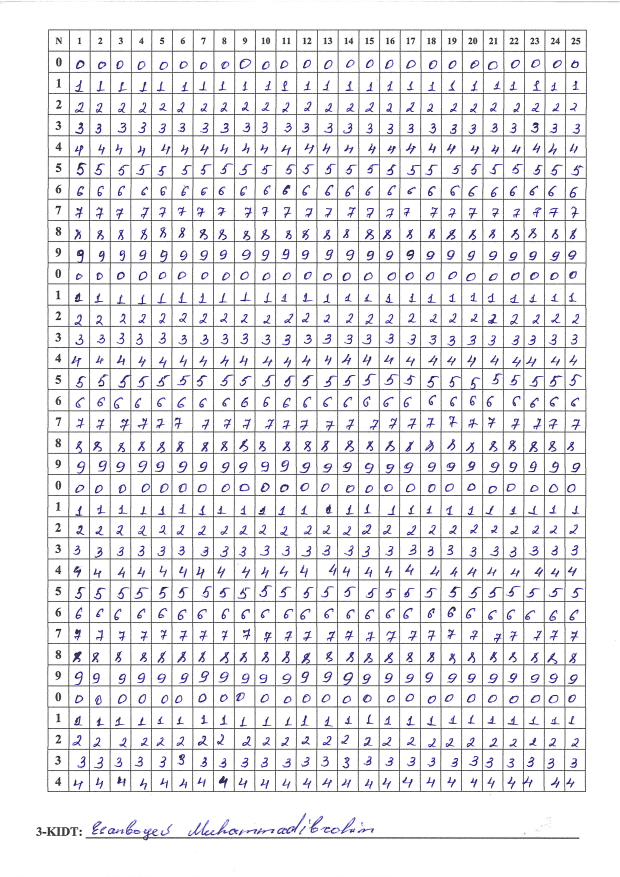
#> input picture Practice/DigitRecognizer-NN/raw-images/18.jpg, 2480 x 3507 px, found by its file name (shown at 1/4 size)
$ python grok.py
#> lines starting #> are read from the running program, lines starting #| are printed output that depends on the picture
from PIL import Image, ImageDraw

def find_corners(image: Image, black_threshold=60) -> list:
    # Rasmni grayscale qilish
    if image.mode != "L":
        image = image.convert("L")
    width, height = image.size
    pixels = image.load()

    # Eng chekka qora nuqtalarni topish uchun dastlabki qiymatlar
    min_x = width
    max_x = 0
    min_y = height
    max_y = 0
    area = 400
    botpad = 300

    # Qora piksellarni topish
    black_points = []
    for y in range(50, area):
        for x in range(50, area):
            wx = width - x
            hy = height - y - botpad
            if pixels[x, y] < black_threshold:
                black_points.append((x, y))
            if pixels[wx, y] < black_threshold:
                black_points.append((wx, y))
            if pixels[x, hy] < black_threshold:
                black_points.append((x, hy))
            if pixels[wx, hy] < black_threshold:
                black_points.append((wx, hy))
            # Eng chekka nuqtalarni yangilash
            min_x = min(min_x, x)
            max_x = max(max_x, wx)
            min_y = min(min_y, y)
            max_y = max(max_y, hy)

    if not black_points:
        print("Qora piksellar topilmadi! black_threshold ni sozlang.")
        return [(0, 0), (0, 0), (0, 0), (0, 0)]

    # Burchaklarni aniqlash
    top_left = min(black_points, key=lambda p: p[0] + p[1])  # x + y eng kichik
    top_right = min(black_points, key=lambda p: -p[0] + p[1])  # -x + y eng kichik
    bottom_right = min(black_points, key=lambda p: -p[0] - p[1])  # -x - y eng kichik
    bottom_left = min(black_points, key=lambda p: p[0] - p[1])  # x - y eng kichik

    nwidth = max(top_right[0] - top_left[0],  bottom_right[0]-bottom_left[0])
    nheight = max(bottom_left[1]-top_left[1], bottom_right[1]-top_right[1])

    corners = [top_left, bottom_left, bottom_right, top_right]
    print("Jadvalning 4 burchagi:", corners)
    print(f"Topilgan qora piksellar soni: {len(black_points)}")

    # Burchaklarni belgilash
    img_rgb = image.convert("RGB")
    draw = ImageDraw.Draw(img_rgb)
    step = 24
    draw.rectangle(((0, 0), (area, area)), outline=(0, 0, 255))
    draw.rectangle(((width - area, 0), (width, area)), outline=(0, 0, 255))
    draw.rectangle(((width-area, height-area-botpad), (width, height-botpad)), outline=(0, 0, 255))
    draw.rectangle(((0, height-area-botpad), (area, height-botpad)), outline=(0, 0, 255))

    draw.rectangle((top_left, (top_left[0] + nwidth, top_left[1] + nheight)), outline=(255, 0, 255))
    # Grid chizish
    for x in range(0, width, step):
        for y in range(0, height, step):
            draw.ellipse([x-4, y-4, x+4, y+4], fill=(0, 255, 0))

    # Burchaklarni belgilash
    for i, corner in enumerate(corners):
        draw.ellipse([corner[0]-12, corner[1]-12, corner[0]+12, corner[1]+12], fill=(255, 0, 0))
        draw.text(corner, str(i) + " - " + str(corner), fill=(0, 0, 255))

    #img_rgb.save("burchaklari_belgilangan.jpg")
    img_rgb.show()
    return corners, (nwidth, nheight)

def straighten_image(image: Image, corners: list, output_size=(300, 300)) -> Image:
    # Asl rasmni RGB rejimida ochish (transformatsiya uchun)
    if image.mode != "RGB":
        image = image.convert("RGB")

    # Topilgan burchaklar (qiyshaygan jadvalning 4 nuqtasi)
    src_points = corners  # [top_left, top_right, bottom_right, bottom_left]

    # To'g'ri to'rtburchakning burchaklari
    dst_points = [
        (0, 0),              # Yuqori chap
        (output_size[0]-1, 0),  # Yuqori o'ng
        (output_size[0]-1, output_size[1]-1),  # Pastki o'ng
        (0, output_size[1]-1)   # Pastki chap
    ]

    # Perspektiva transformatsiyasi
    straightened_image = image.transform(
        output_size,          # Yangi o'lcham (masalan, 300x300)
        Image.QUAD,           # To'rtburchak transformatsiya turi
        tuple(coord for point in src_points for coord in point),  # Burchaklar ro'yxati
        Image.BILINEAR        # Interpolatsiya usuli
    )

    straightened_image.show()
    return straightened_image

# Sinov
if __name__ == "__main__":
    image = Image.open(f"raw-images/{18}.jpg").convert("L")  # Rasm faylingizni kiriting
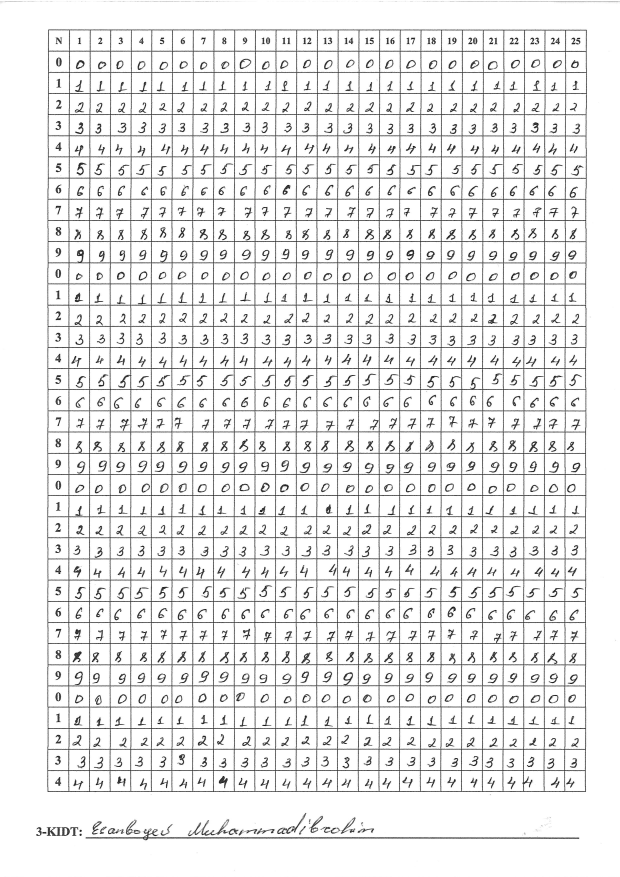
#> image: PIL image 2480x3507 L (shown at 1/4 size); min 0, max 255, mean 233.5
    corners, sz = find_corners(image, black_threshold=60)
#| Jadvalning 4 burchagi: [(194, 119), (191, 3157), (2342, 3157), (2345, 120)]
#| Topilgan qora piksellar soni: 21430
#> in find_corners, `img_rgb.show()`:
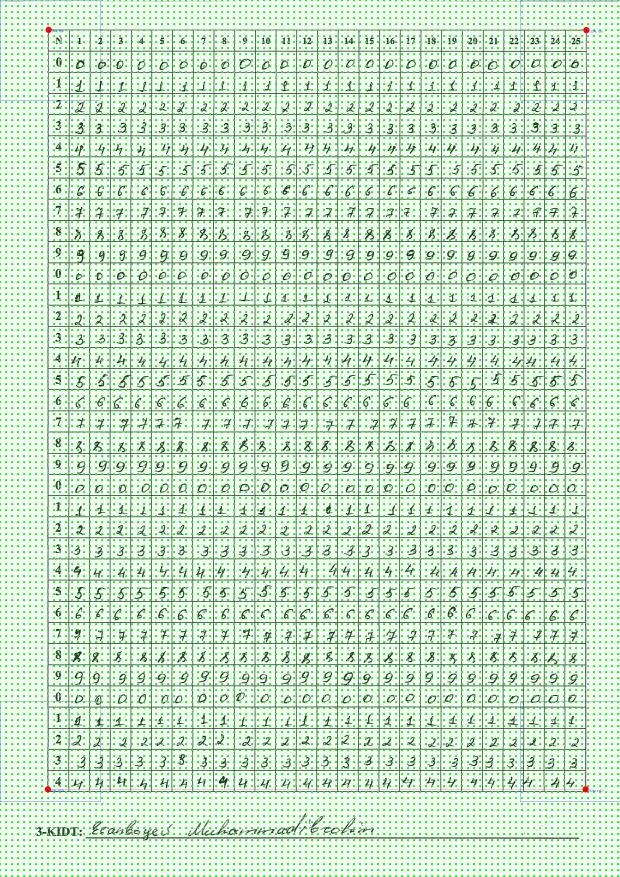
#> shown: PIL image 2480x3507 RGB (shown at 1/4 size); mean R, G, B 208.6, 235.4, 208.6
#> corners = [(194, 119), (191, 3157), (2342, 3157), (2345, 120)]; sz = (2151, 3038)
    straighten_image(image, corners, sz)
#> in straighten_image, `src_points = corners`: src_points has the same summary as corners outside straighten_image
#> in straighten_image, `dst_points = [ (0, 0),              # Yuqori chap (output_size[0]-1, 0..`: dst_points = [(0, 0), (2150, 0), (2150, 3037), (0, 3037)]
#> in straighten_image, `straightened_image = image.transform( output_size,          # Yangi o'..`:
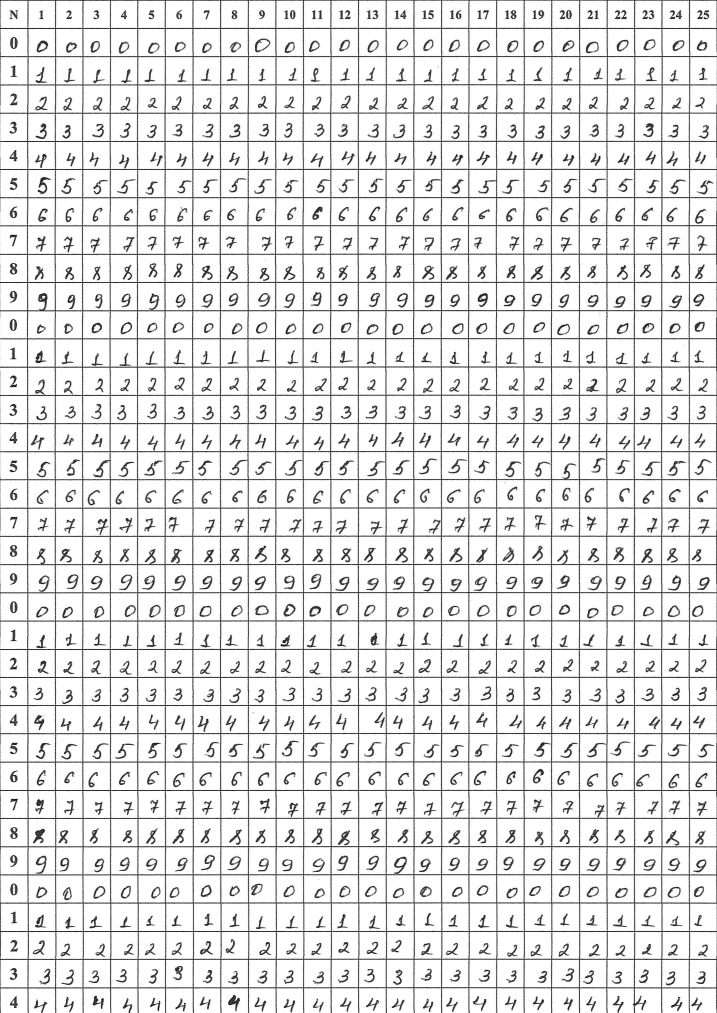
#> straightened_image: PIL image 2151x3038 RGB (shown at 1/3 size); min 0, max 255, mean 227.5

$ run again, with Practice/DigitRecognizer-NN/raw-images/12.jpg copied over Practice/DigitRecognizer-NN/raw-images/18.jpg
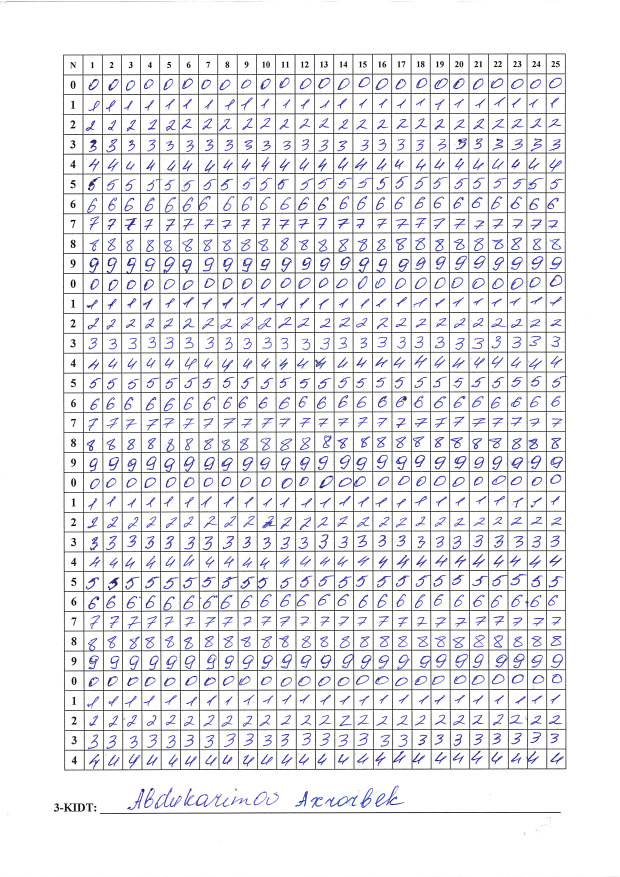
#> input picture Practice/DigitRecognizer-NN/raw-images/12.jpg, 2480 x 3507 px, found by its file name (shown at 1/4 size)
#| Jadvalning 4 burchagi: [(254, 219), (258, 3080), (2264, 3075), (2261, 215)]
#| Topilgan qora piksellar soni: 13071
#> in find_corners, `img_rgb.show()`:
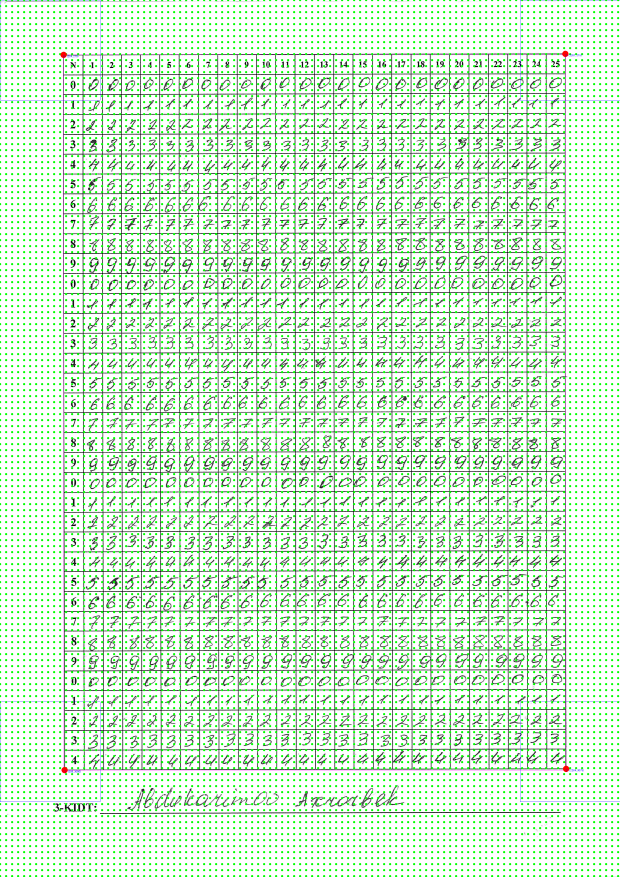
#> shown: PIL image 2480x3507 RGB (shown at 1/4 size); mean R, G, B 208.8, 235.6, 208.9
#> `corners, sz = find_corners(image, black_threshold=60)`: corners = [(254, 219), (258, 3080), (2264, 3075), (2261, 215)]; sz = (2007, 2861)
#> src_points has the same summary as corners outside straighten_image
#> dst_points = [(0, 0), (2006, 0), (2006, 2860), (0, 2860)]
#> in straighten_image, `straightened_image = image.transform( output_size,          # Yangi o'..`:
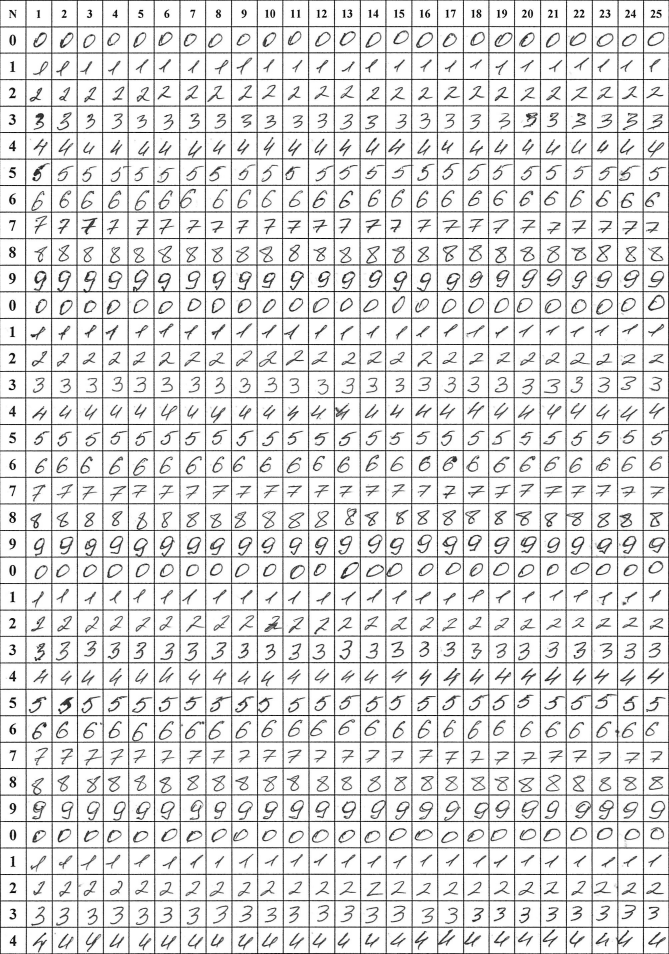
#> straightened_image: PIL image 2007x2861 RGB (shown at 1/3 size); min 0, max 255, mean 223.5

$ run again, with Practice/DigitRecognizer-NN/raw-images/13.jpg copied over Practice/DigitRecognizer-NN/raw-images/18.jpg
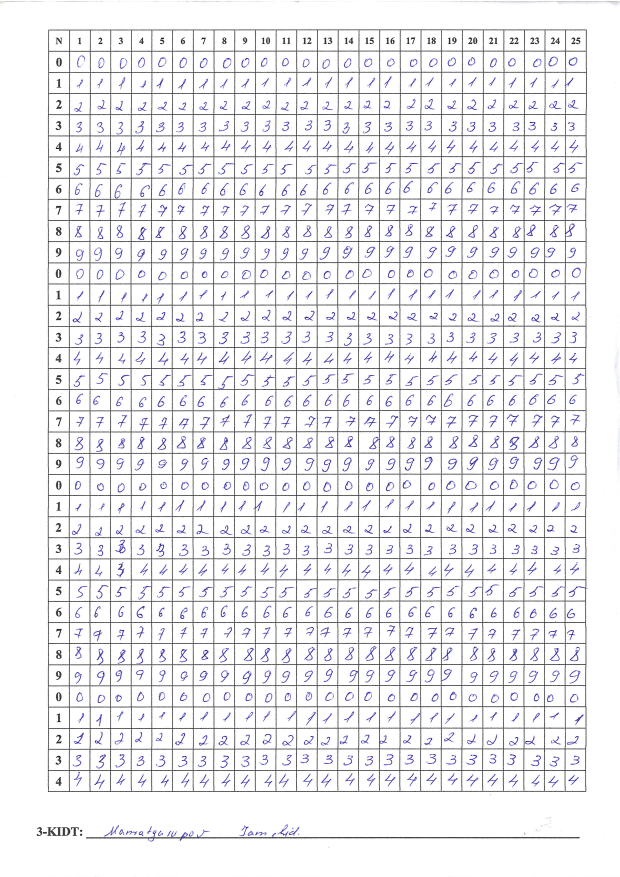
#> input picture Practice/DigitRecognizer-NN/raw-images/13.jpg, 2480 x 3507 px, found by its file name (shown at 1/4 size)
#| Jadvalning 4 burchagi: [(194, 119), (193, 3157), (2343, 3157), (2345, 119)]
#| Topilgan qora piksellar soni: 16957
#> in find_corners, `img_rgb.show()`:
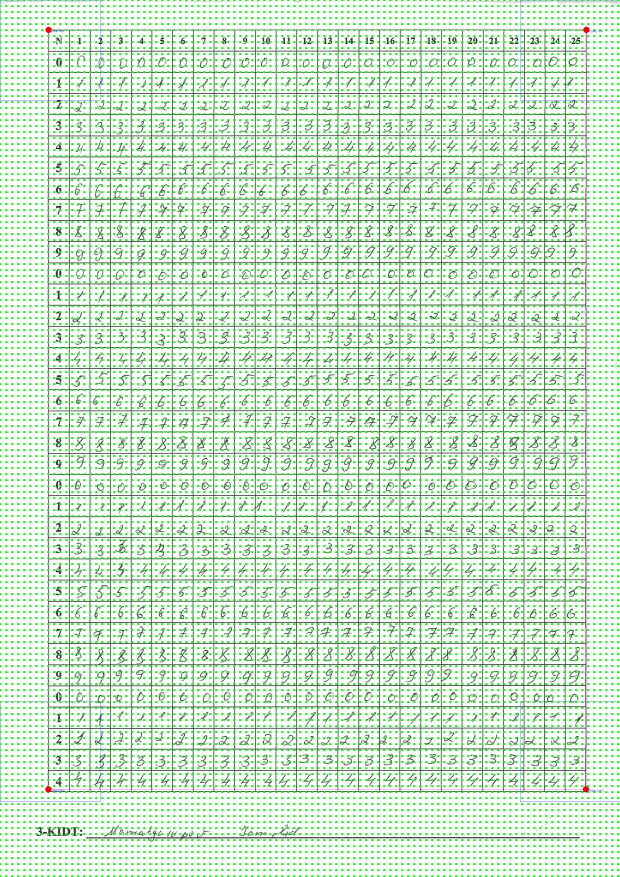
#> shown: PIL image 2480x3507 RGB (shown at 1/4 size); mean R, G, B 211.1, 237.9, 211.2
#> `corners, sz = find_corners(image, black_threshold=60)`: corners = [(194, 119), (193, 3157), (2343, 3157), (2345, 119)]; sz = (2151, 3038)
#> src_points has the same summary as corners outside straighten_image
#> dst_points = [(0, 0), (2150, 0), (2150, 3037), (0, 3037)]
#> in straighten_image, `straightened_image = image.transform( output_size,          # Yangi o'..`:
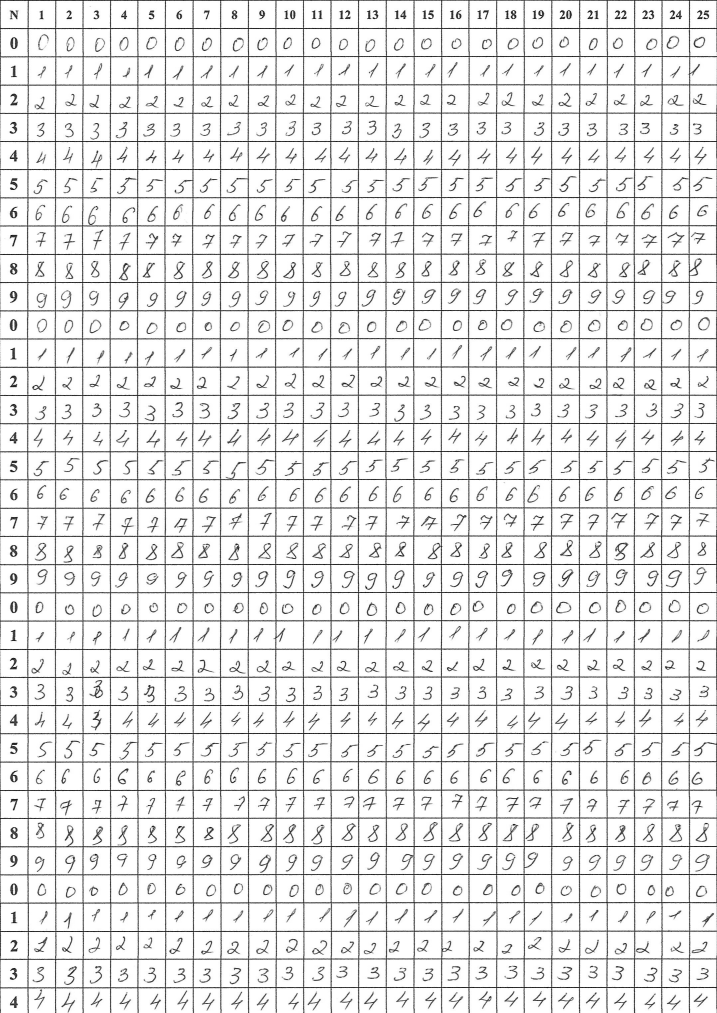
#> straightened_image: PIL image 2151x3038 RGB (shown at 1/3 size); min 0, max 255, mean 230.9
